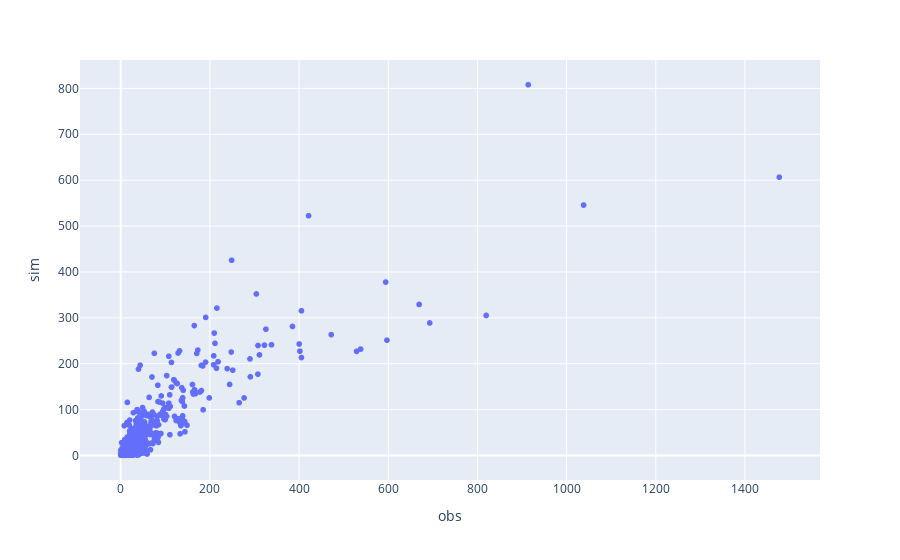

The notebook cell this image was saved under:
### Code cell
# df = px.data.iris()
fig = px.scatter(data, x="obs", y="sim")
fig.show()

data

### Figure 1 — Plotly figure (JSON) as saved in the notebook; plotly's stock layout.template omitted (floating-point values rounded to 4 significant figures; data arrays with more than 128 entries replaced by an {"elided": "..."} marker saying what was removed)
{"data": [{"hovertemplate": "obs=%{x}<br>sim=%{y}<extra></extra>", "legendgroup": "", "marker": {"color": "#636efa", "symbol": "circle"}, "mode": "markers", "name": "", "showlegend": false, "type": "scattergl", "x": {"elided": "1825 float values"}, "xaxis": "x", "y": {"elided": "1825 float values"}, "yaxis": "y"}], "layout": {"legend": {"tracegroupgap": 0}, "margin": {"t": 60}, "xaxis": {"anchor": "y", "domain": [0, 1], "title": {"text": "obs"}}, "yaxis": {"anchor": "x", "domain": [0, 1], "title": {"text": "sim"}}}}
